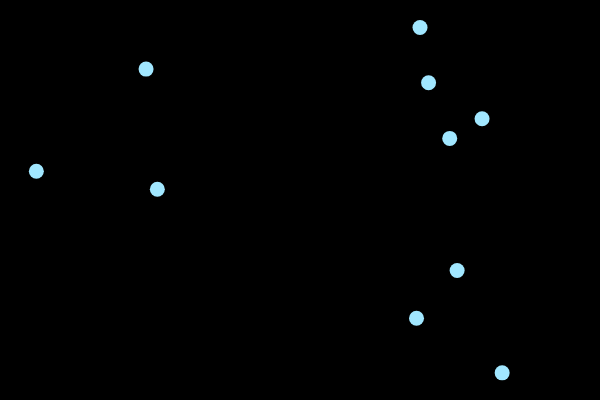
Frame 1 (no input)
Frame 60 (no input): identical to frame 1, image omitted
Frame 120 (the mouse pressed at the canvas centre since frame 60): identical to frame 1, image omitted

The p5.js sketch that drew this single still picture (run headless with seeded random() and noise() and a simulated clock; from frame 60 on, the mouse is pressed at the canvas centre):

// p5.js sketch
// ── sketch.js

let numBlueCircles = 10;
let blueCs = [];

function setup() {
  createCanvas(600, 400);

  // creating blue circle obstacles
  for(let i=0; i<numBlueCircles; i++){
    blueCs.push(new blueCircles());
  }

}

function draw() {
  background(0);
  // fill(255);
  // circle(100,100,50);

  for(let i=0; i<numBlueCircles; i++){
    blueCs[i].display();
  }

}


class blueCircles{

  constructor(){

    this.x = random(width);
    this.y = random(height);
    this.s = 15;

  }

  display(){

    noStroke();
    fill(161, 231, 255);
    circle(this.x, this.y, this.s);

  }


}
